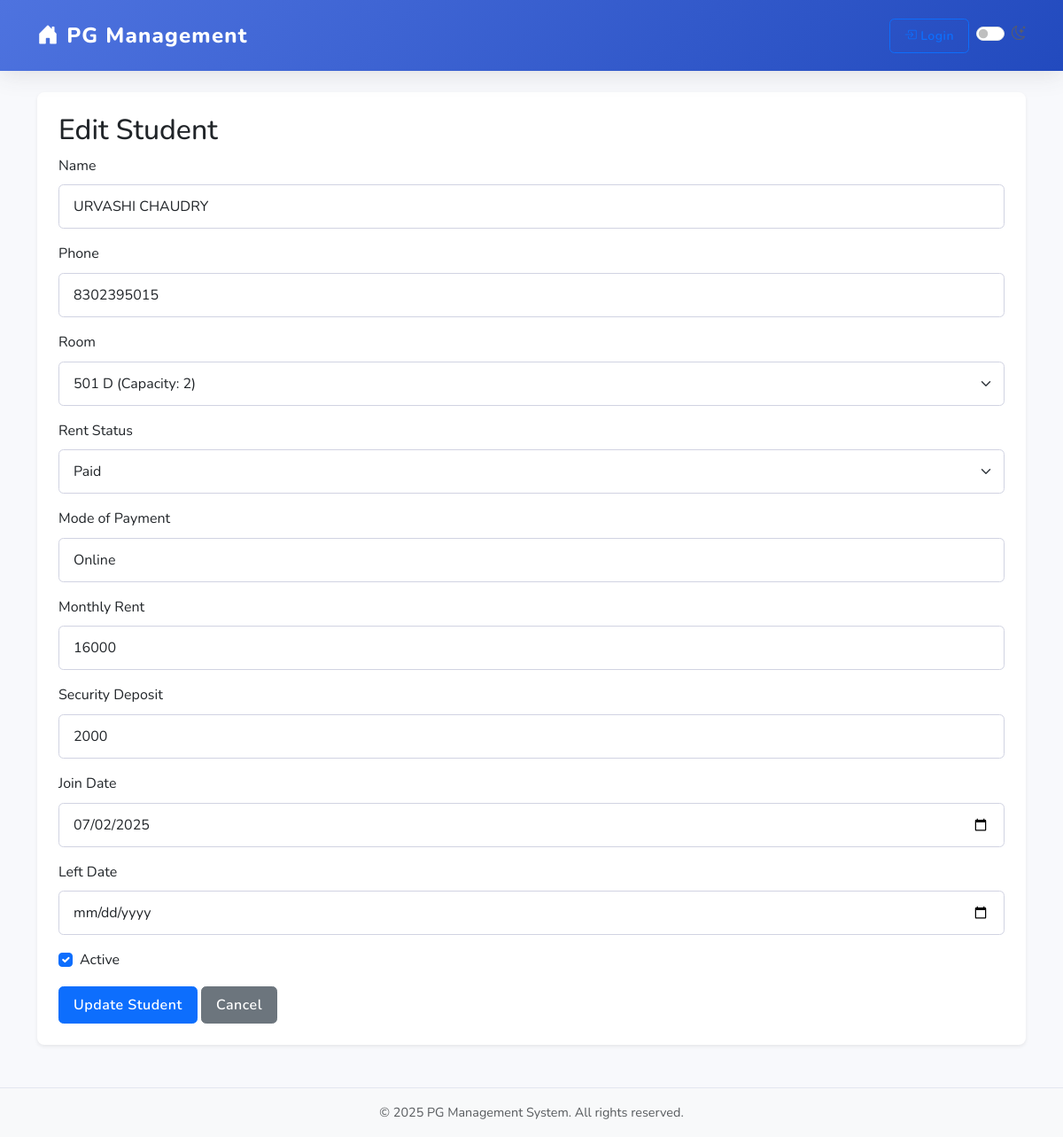
The app's page /students/edit/118 with its own data.
### app.py (models this page shows)
class Student(db.Model):
    id = db.Column(db.Integer, primary_key=True)
    name = db.Column(db.String(100), nullable=False)
    phone = db.Column(db.String(15), nullable=False)
    room_id = db.Column(db.Integer, db.ForeignKey('room.id'), nullable=False)
    rent_status = db.Column(db.String(20), nullable=False)
    mode_of_payment = db.Column(db.String(20), nullable=False)
    monthly_rent = db.Column(db.Integer, nullable=False)
    security_deposit = db.Column(db.Integer, nullable=False)
    join_date = db.Column(db.Date, nullable=False)
    left_date = db.Column(db.Date, nullable=True)
    is_active = db.Column(db.Boolean, default=True)

class Room(db.Model):
    id = db.Column(db.Integer, primary_key=True)
    number = db.Column(db.String(10), unique=True, nullable=False)
    capacity = db.Column(db.Integer, nullable=False)
    students = db.relationship('Student', backref='room', lazy=True)

### app.py (the view, shortened to what this page needs)
@app.route('/students/edit/<int:student_id>', methods=['GET', 'POST'])
def edit_student(student_id):
    student = Student.query.get_or_404(student_id)
    rooms = Room.query.all()
    return render_template('edit_student.html', student=student, rooms=rooms)

### app.py (called while the page is built)
@app.context_processor
def inject_now():
    return {'now': datetime.utcnow()}

@app.context_processor
def inject_user():
    user_id = session.get('user_id')
    if user_id:
        user = User.query.get(user_id)
        return {'current_user': user}
    return {'current_user': None}

### templates/edit_student.html (shortened to what this page needs)
{% extends 'base.html' %}
{% block content %}
<h2>Edit Student</h2>
<form method="post">
    <div class="mb-3">
        <label for="name" class="form-label">Name</label>
        <input type="text" class="form-control" id="name" name="name" value="{{ student.name }}" required>
    </div>
    <div class="mb-3">
        <label for="phone" class="form-label">Phone</label>
        <input type="text" class="form-control" id="phone" name="phone" value="{{ student.phone }}" required>
    </div>
    <div class="mb-3">
        <label for="room_id" class="form-label">Room</label>
        <select class="form-select" id="room_id" name="room_id" required>
            {% for room in rooms %}
            <option value="{{ room.id }}" {% if student.room_id == room.id %}selected{% endif %}>{{ room.number }} (Capacity: {{ room.capacity }})</option>
            {% endfor %}
        </select>
    </div>
    <div class="mb-3">
        <label for="rent_status" class="form-label">Rent Status</label>
        <select class="form-select" id="rent_status" name="rent_status" required>
            <option value="Paid" {% if student.rent_status == 'Paid' %}selected{% endif %}>Paid</option>
        </select>
    </div>
    <div class="mb-3">
        <label for="mode_of_payment" class="form-label">Mode of Payment</label>
        <input type="text" class="form-control" id="mode_of_payment" name="mode_of_payment" value="{{ student.mode_of_payment }}" required>
    </div>
    <div class="mb-3">
        <label for="monthly_rent" class="form-label">Monthly Rent</label>
        <input type="number" class="form-control" id="monthly_rent" name="monthly_rent" value="{{ student.monthly_rent }}" required min="0">
    </div>
    <div class="mb-3">
        <label for="security_deposit" class="form-label">Security Deposit</label>
        <input type="number" class="form-control" id="security_deposit" name="security_deposit" value="{{ student.security_deposit }}" required min="0">
    </div>
    <div class="mb-3">
        <label for="join_date" class="form-label">Join Date</label>
        <input type="date" class="form-control" id="join_date" name="join_date" value="{{ student.join_date.strftime('%Y-%m-%d') }}" required>
    </div>
    <div class="mb-3">
        <label for="left_date" class="form-label">Left Date</label>
        <input type="date" class="form-control" id="left_date" name="left_date" value="{{ student.left_date.strftime('%Y-%m-%d') if student.left_date else '' }}">
    </div>
    <div class="form-check mb-3">
        <input class="form-check-input" type="checkbox" id="is_active" name="is_active" {% if student.is_active %}checked{% endif %}>
        <label class="form-check-label" for="is_active">Active</label>
    </div>
    <button type="submit" class="btn btn-primary">Update Student</button>
    <a href="{{ url_for('list_students') }}" class="btn btn-secondary">Cancel</a>
</form>
{% endblock %}

### static/style.css (style rules this page uses)
:root { --primary-color: #4e73df; --secondary-color: #858796; --success-color: #1cc88a; --info-color: #36b9cc; --warning-color: #f6c23e; --danger-color: #e74a3b; --light-color: #f8f9fc; --dark-color: #5a5c69; --shadow: 0 0.15rem 1.75rem 0 rgba(58, 59, 69, 0.15); }
body { background-color: #f8f9fc; color: var(--dark-color); font-family: 'Nunito', -apple-system, BlinkMacSystemFont, 'Segoe UI', Roboto, 'Helvetica Neue', Arial, sans-serif; line-height: 1.6; }
.btn { border-radius: 0.35rem; font-weight: 600; padding: 0.5rem 1rem; transition: all 0.2s; letter-spacing: 0.5px; }
.form-control, .form-select { border-radius: 0.35rem; padding: 0.75rem 1rem; border: 1px solid #d1d3e2; transition: border-color 0.15s ease-in-out, box-shadow 0.15s ease-in-out; }

### records on screen
Student: name "URVASHI CHAUDRY", phone "8302395015", room_id "501 D (Capacity: 2)", rent_status "Paid", mode_of_payment "Online", monthly_rent "16000", security_deposit "2000", join_date "07/02/2025", is_active "☑"
